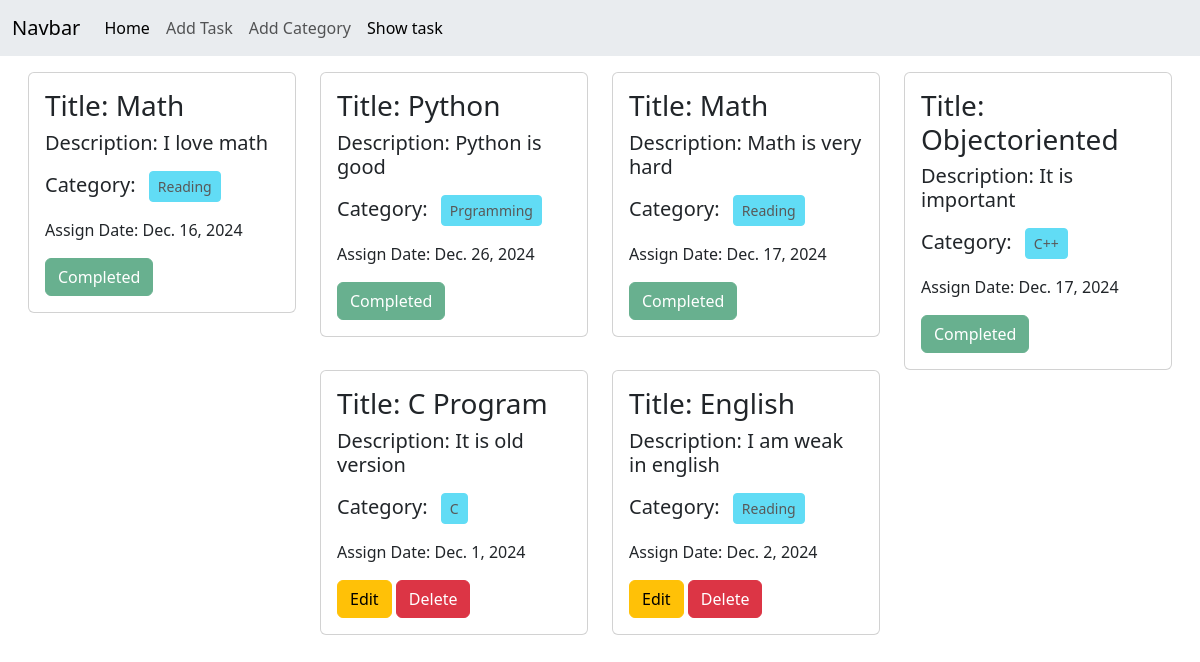
Page /show/ on the committed database.
### task/models.py (models this page shows, shortened)
class taskModel(models.Model):
    taskTitle = models.CharField(max_length=30)
    taskDescription = models.TextField()
    category = models.ManyToManyField(categoryModel)
    taskAssignDate = models.DateField()
    isCompleted = models.BooleanField(default=False)

### category/models.py (models this page shows, shortened)
class categoryModel(models.Model):
    categoryName = models.CharField(max_length=30)

### Taskmanage/views.py (the view)
# urls.py: path('show/',views.show,name="showpage"),
def show(request):
    tasks = taskModel.objects.all()
    return render(request,'show.html',{'tasks':tasks})

### templates/show.html
{% extends "base.html" %} {% block content %}
<div class="row justify-content-center m-3">
  {% for task in tasks %}
  <div class="col-sm-3 mb-6 mb-sm-0">
    <div class="card">
      <div class="card-body">
        <h3 class="card-title">Title: {{task.taskTitle}}</h3>
        <h5 class="card-text">Description: {{task.taskDescription}}</h5>
        <h5>
          Category: {% for cat in task.category.all %}
          <button class = "btn btn-info btn-sm m-2" disabled >{{cat.categoryName}}</button>
          {% endfor %}
        </h5>
        <p class="card-text">Assign Date: {{task.taskAssignDate}}</p>
        {% if task.isCompleted %}
            <button class="btn btn-success disabled">Completed</button>
        {% else %}
            <a href="{% url "edit_task" id=task.id %}" class="btn btn-warning">Edit</a>
            <a href="{% url "delete_task" id=task.id %}" class="btn btn-danger">Delete</a>
        {% endif %}
      </div>
    </div>
  </div>
  {% endfor %}
</div>
{% endblock %}

### templates/base.html (shortened to what this page needs)
<!DOCTYPE html>
<html lang="en">
  <head>
    <link
      href="https://cdn.jsdelivr.net/npm/bootstrap@5.3.3/dist/css/bootstrap.min.css"
      rel="stylesheet"
    />
  </head>
  <body>
    <header>
      <nav class="navbar navbar-expand-lg bg-body-secondary">
        <div class="container-fluid">
          <span class="navbar-brand mb-0 h1">Navbar</span>
          <div class="collapse navbar-collapse" id="navbarNav">
            <ul class="navbar-nav">
              <li class="nav-item">
                <a class="nav-link active" aria-current="page" href="{% url "homepage" %}">Home</a>
              </li>
              <li class="nav-item">
                <a class="nav-link" href="{% url "taskpage" %}">Add Task</a>
              </li>
              <li class="nav-item">
                <a class="nav-link" href="{% url "categorypage" %}">Add Category</a>
              </li>
              <li class="nav-item">
                <a class="nav-link active" aria-current="page" href="{% url "showpage" %}">Show task</a>
              </li>
            </ul>
          </div>
        </div>
      </nav>
    </header>
    <main>{% block content %} {% endblock  %}</main>
  </body>
</html>

### rows in the picture
taskModel: taskTitle "Math", taskDescription "I love math", taskAssignDate "Dec. 16, 2024", isCompleted "Completed"
categoryModel: categoryName "Reading"
taskModel: taskTitle "Python", taskDescription "Python is good", taskAssignDate "Dec. 26, 2024", isCompleted "Completed"
categoryModel: categoryName "Prgramming"
taskModel: taskTitle "Math", taskDescription "Math is very hard", taskAssignDate "Dec. 17, 2024", isCompleted "Completed"
taskModel: taskTitle "Objectoriented", taskDescription "It is important", taskAssignDate "Dec. 17, 2024", isCompleted "Completed"
categoryModel: categoryName "C++"
taskModel: taskTitle "C Program", taskDescription "It is old version", taskAssignDate "Dec. 1, 2024", isCompleted "Edit"
categoryModel: categoryName "C"
taskModel: taskTitle "English", taskDescription "I am weak in english", taskAssignDate "Dec. 2, 2024", isCompleted "Edit"
